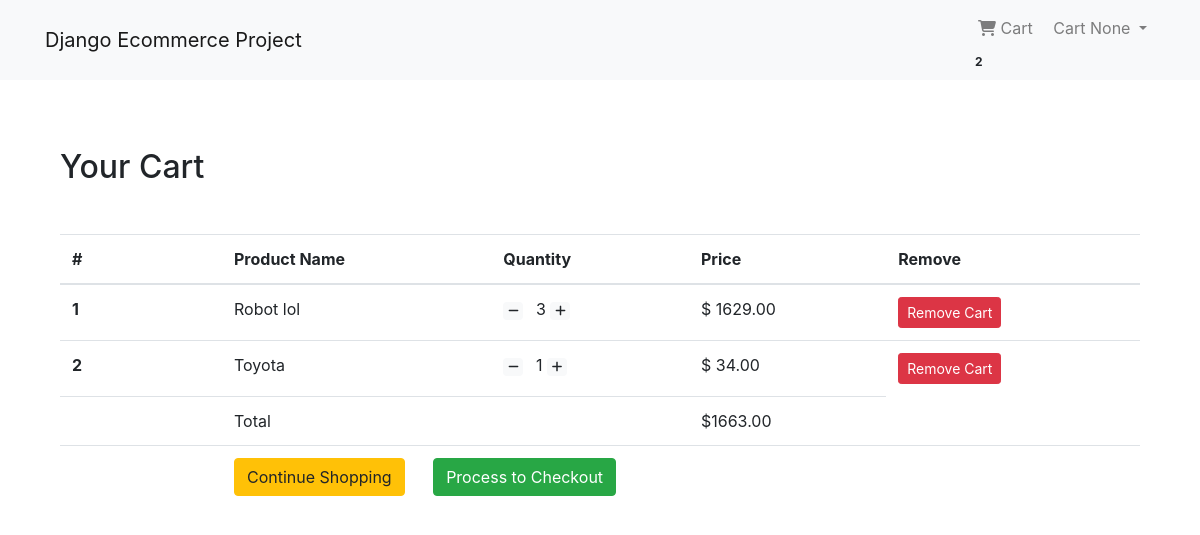
Page /shop/cart/ (signed in) on the committed database.
### App_Login/models.py (models this page shows, shortened)
class User(AbstractBaseUser, PermissionsMixin):
    email = models.EmailField(unique=True, null=False)
    is_staff = models.BooleanField(ugettext_lazy('Staff Status'), default=False, help_text = ugettext_lazy('Designates whether the user can log in the site'))
    is_active = models.BooleanField(ugettext_lazy('active'), default=True, help_text = ugettext_lazy('Designates whether this user should be treated as active'))
    USERNAME_FIELD = 'email'
    objects = MyUserManager()

class Profile(models.Model):
    user = models.OneToOneField(User, on_delete=models.CASCADE, related_name='profile')
    username = models.CharField(max_length=264, null=True, blank=True)
    full_name = models.CharField(max_length=264, null=True, blank=True)
    full_name = models.CharField(max_length=264, null=True, blank=True)
    address_1 = models.TextField(max_length=300, null=True, blank=True)
    city = models.CharField(max_length=100, null=True, blank=True)
    zipcode = models.CharField(max_length=10, null=True, blank=True)
    country = models.CharField(max_length=20, null=True, blank=True)
    phone = models.CharField(max_length=20, null=True, blank=True)
    date_joined = models.DateTimeField(auto_now_add=True)

### App_Order/models.py (models this page shows, shortened)
class Order(models.Model):
    orderitems = models.ManyToManyField(Cart)
    user = models.ForeignKey(settings.AUTH_USER_MODEL, on_delete=models.CASCADE)
    ordered = models.BooleanField(default=False)
    created = models.DateTimeField(auto_now_add=True)
    paymentId = models.CharField(max_length=264, blank=True, null=True)
    orderId = models.CharField(max_length=200, blank=True, null=True)
    def get_total(self):
        total = 0
        for order_item in self.orderitems.all():
            total += float(order_item.get_total())
        return total

class Cart(models.Model):
    user = models.ForeignKey(settings.AUTH_USER_MODEL, on_delete=models.CASCADE, related_name='cart')
    item = models.ForeignKey(Product, on_delete=models.CASCADE)
    quantity = models.IntegerField(default=1)
    purchased = models.BooleanField(default=False)
    created = models.DateTimeField(auto_now_add=True)
    updated = models.DateTimeField(auto_now=True)
    def get_total(self):
        total = self.item.price * self.quantity
        float_total = format(total, '0.2f')
        return float_total

### App_Shop/models.py (models this page shows, shortened)
class Product(models.Model):
    mainimage = models.ImageField(upload_to = 'Product')
    name = models.CharField(max_length=264)
    category = models.ForeignKey(Category, on_delete=models.CASCADE, related_name='category')
    preview_text = models.TextField(max_length=200, verbose_name='Preview Text')
    details_text = models.TextField(max_length=1000, verbose_name='Description')
    price = models.FloatField()
    old_price = models.FloatField(default=0.00)
    created = models.DateTimeField(auto_now_add=True)
    class Meta:
        ordering = ['-created']

### App_Order/views.py (the view)
# urls.py: path('cart/', views.cart_view, name='cart'),
@login_required
def cart_view(request):
    carts = Cart.objects.filter(user=request.user, purchased=False)
    orders = Order.objects.filter(user=request.user, ordered=False)
    if carts.exists() and orders.exists():
        order = orders[0]
        return render(request, 'App_Order/cart.html', context={'carts':carts, 'order':order})
    else:
        messages.warning(request, 'You do not have any item in your cart')
        return redirect('App_Shop:home')

### App_Order/templatetags/cart_tag.py (called while the page is built)
@register.filter
def cart_total(user):
    order = Order.objects.filter(user=user, ordered=False)
    if order.exists():
        return order[0].orderitems.count()
    else:
        return 0

### templates/App_Order/cart.html
{% extends 'base.html' %}
{% block body_block %}
<div class="container my-5">
    <div class="my-5">
        <h2>Your Cart</h2>
    </div>
    <table class="table table-hover">
        <thead>
            <tr>
                <th scope="col" width='15%'>#</th>
                <th scope="col">Product Name</th>
                <th scope="col">Quantity</th>
                <th scope="col" align="right">Price </th>
                <th scope="col">Remove</th>
            </tr>
        </thead>
        <tbody>
            {% for cart in carts %}
            <tr>
                <th scope="row">{{forloop.counter}}</th>
                <td>{{ cart.item.name }}</td>
                <td>
                    <a class="mr-2" href="{% url 'App_Order:decrease' pk=cart.item.pk %}"><span class="badge badge-light">
                        <i class="fa fa-minus" aria-hidden="true"></i>
                    </span></a>
                    {{ cart.quantity }}
                    <a class="mr-2" href="{% url 'App_Order:increase' pk=cart.item.pk %}"><span class="badge badge-light">
                        <i class="fa fa-plus" aria-hidden="true"></i>
                    </span></a>
                </td>
                <td align="left">$ {{ cart.get_total }}</td>
                <td><a href="{% url 'App_Order:remove' pk=cart.item.pk %}" class="btn btn-danger btn-sm">Remove Cart</a></td>
            </tr>
            {% endfor %}
            <tr>
                <th scope="row"></th>
                <td colspan="2">Total</td>
                <td align="left"> ${{ order.get_total | floatformat:2 }} </td>
            </tr>
            <tr>
                <th scope="row"></th>
                <td colspan="4" colspan="text-right">
                    <a href="{% url 'App_Shop:home' %}" class="btn btn-warning mr-4">Continue Shopping</a>
                    <a href="{% url 'App_Payment:checkout' %}" class="btn btn-success mr-4">Process to Checkout</a>
                </td>
            </tr>
        </tbody>
    </table>
</div>
{% endblock %}

### templates/navbar.html (shortened to what this page needs)
{% load cart_tag %}
<nav class="navbar navbar-expand-lg navbar-light bg-light">
    <div class="container">
        <a class="navbar-brand" href="{% url 'App_Shop:home' %}">Django Ecommerce Project</a>
        <div class="collapse navbar-collapse" id='navbarNav'>
            <ul class="navbar-nav ml-auto">
                {% if request.user.is_authenticated %}
                <li class="nav-item">
                    <a class="nav-link" href="{% url 'App_Order:cart' %}"><i class="fas fa-shopping-cart"></i> Cart</a>
                    <span class="badge badge-ligth">{{ request.user | cart_total }}</span>
                </li>
                <li class="nav-item dropdown">
                    <a class="nav-link dropdown-toggle" href="#" id="navbarDropdown" role="button" data-toggle="dropdown" aria-haspopup="true" aria-expanded="false">
                         Cart {{ request.user.profile.username }}
                    </a>
                </li>
                {% else %}
                <li class="nav-item">
                    <a href="{% url 'App_Login:login' %}" class="btn btn-info btn-sm">Login</a>
                    <a href="{% url 'App_Login:signup' %}" class="btn btn-info btn-sm">Signup</a>
                </li>
                {% endif %}
            </ul>
        </div>
    </div>
</nav>

### rows in the picture
User: user|cart_total "2", user.profile.username "None"
Cart: item.name "Robot lol", quantity "3", get_total "1629.00"
Cart: item.name "Toyota", quantity "1", get_total "34.00"
Order: get_total "1663.00"
